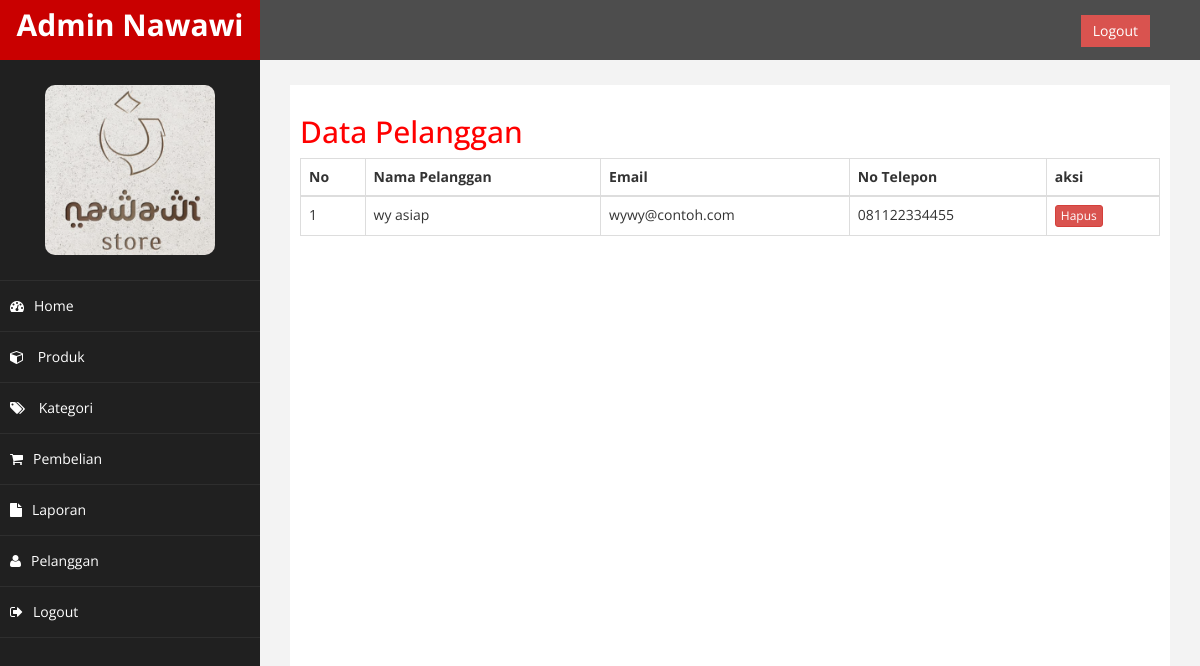
Page /admin/index.php?halaman=pelanggan (signed in) on the committed database.
### tables this page shows
CREATE TABLE `pelanggan` (
  `id_pelanggan` int(11) NOT NULL,
  `email_pelanggan` varchar(100) NOT NULL,
  `password_pelanggan` varchar(50) NOT NULL,
  `nama_pelanggan` varchar(100) NOT NULL,
  `telepon_pelanggan` varchar(100) NOT NULL,
  `alamat_pelanggan` text NOT NULL
);

### admin/pelanggan.php (the view)
<h2>Data Pelanggan</h2>
<table class="table table-bordered">
	<thead>
		<tr>
		<th>No</th>
		<th>Nama Pelanggan</th>
		<th>Email</th>
		<th>No Telepon</th>
		<th>aksi</th>
		</tr>
	</thead>
	<tbody>
		<?php $no=1; ?>
		<?php $ambil = $koneksi->query("SELECT * FROM pelanggan"); ?>
		<?php while($pecah = $ambil->fetch_assoc()): ?>
		<tr>
			<td><?= $no; ?></td>
			<td><?= $pecah["nama_pelanggan"]; ?></td>
			<td><?= $pecah["email_pelanggan"]; ?></td>
			<td><?= $pecah["telepon_pelanggan"]; ?></td>
			<td>
				<a href="" class="btn btn-danger btn-xs">Hapus</a>
			</td>
		</tr>
		<?php $no++; ?>
		<?php endwhile; ?>
	</tbody>
</table>

### admin/assets/css/custom.css (style rules this page uses)
body { font-family: 'Open Sans', sans-serif; }
h2 { color: #f00; }

### rows in the picture
pelanggan: nama_pelanggan "wy asiap", email_pelanggan "wywy@contoh.com", telepon_pelanggan "081122334455"
